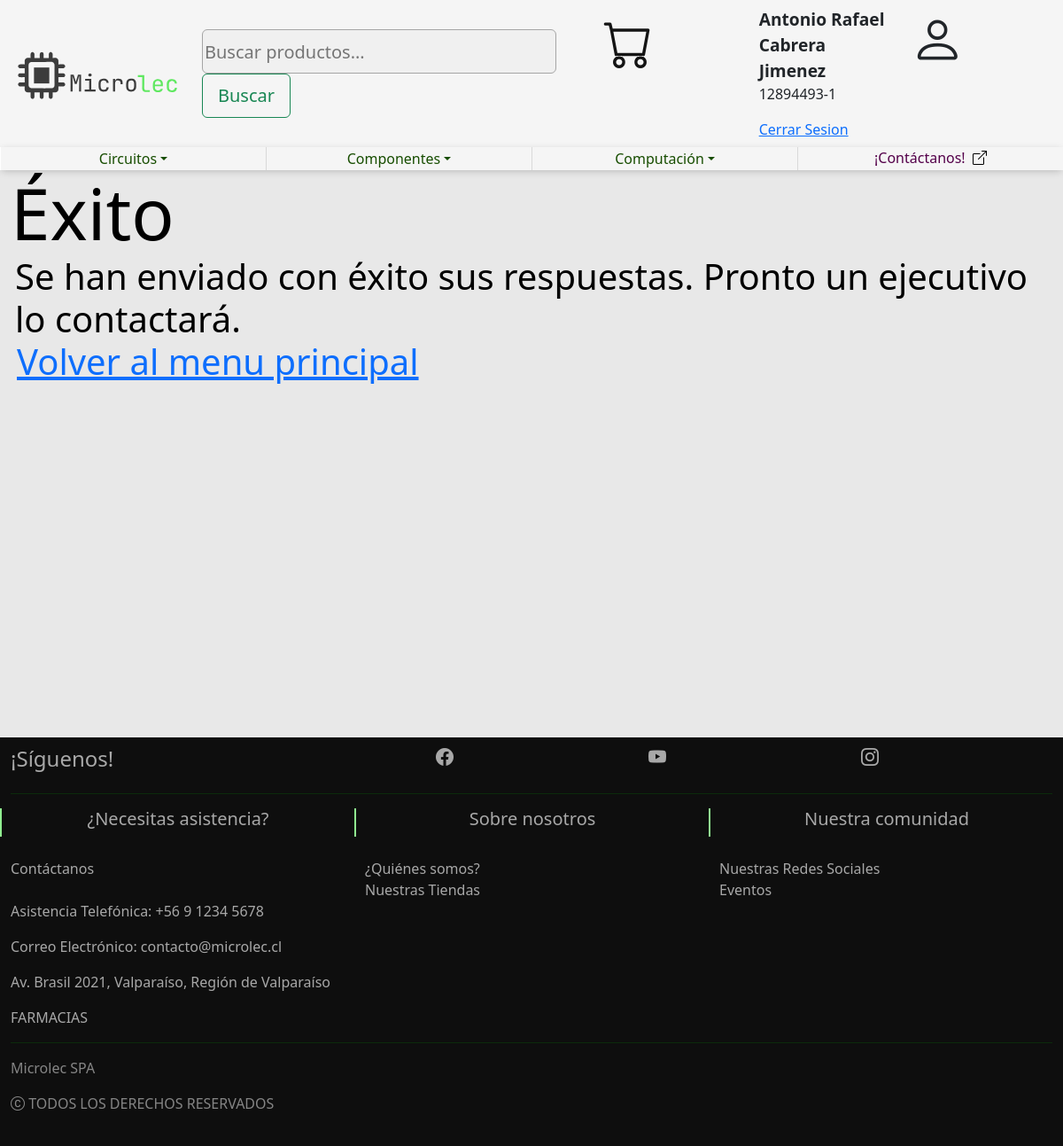
The app's page /contact/success/ (signed in) with its own data.
### user_management/models.py (models this page shows, shortened)
class User(AbstractBaseUser):
    email = models.EmailField(unique=True)
    names = models.CharField(max_length=255)
    lnames = models.CharField(max_length=255)
    run = models.CharField(max_length=255, unique=True)
    salt = models.CharField(max_length=32, blank=True)
    password_hash = models.CharField(max_length=64, blank=True)
    is_active = models.BooleanField(default=True)
    is_staff = models.BooleanField(default=False)
    objects = UserManager()
    USERNAME_FIELD = 'email'
    REQUIRED_FIELDS = ['name']

### contact/views.py (the view)
# urls.py: path('success/', views.success, name='success'),
def success(request):
    return render(request, 'contact.complete.html')

### templates/contact.complete.html (shortened to what this page needs)
<!DOCTYPE html>
<html lang="es">
<head>
    {% load static %}
    <link rel="stylesheet" type='text/css' href="{% static 'contact/css/contact.complete.css' %}">
    <link rel="stylesheet" type='text/css' href="{% static 'css/navbar-defaults.css' %}">
    <link rel="stylesheet" type='text/css' href="{% static 'css/footer-defaults.css' %}">
    <link rel="stylesheet" type='text/css' href="{% static 'css/defaults.css' %}">
    <link href="https://cdn.jsdelivr.net/npm/bootstrap@5.3.3/dist/css/bootstrap.min.css" rel="stylesheet">
    <link rel="stylesheet" href="https://cdn.jsdelivr.net/npm/bootstrap-icons@1.11.3/font/bootstrap-icons.min.css">
</head>
<body>
    {% include 'navbar_base.html' %}
    <main>
        <div class="container-fluid" id="content-container">
            <div class="row">
                <div class="col-sm text-left success-title display-1">
                    Éxito
                </div>
            </div>
            <div class="row text-left success-desc display-6">
                Se han enviado con éxito sus respuestas. Pronto un ejecutivo lo contactará.
            </div>
            <div class="row text-left success-inv display-6">
                <a href="/">Volver al menu principal</a>
            </div>
        </div>
    </main>
    {% include 'footer_base.html' %}
</body>
</html>

### templates/navbar_base.html (shortened to what this page needs)
{% load static %}
<header>
    <nav class="navbar navbar-expand-sm">
        <div class="container-fluid">
            <a href="{% url 'index' %}" class="navbar-brand">
                <img src="{% static 'resources/brand.svg' %}"
                     class="img-fluid"
                     alt="Navbar Brand" height="" width="">
            </a>
            <form class="justify-content-center needs-validation"
                  id="search-form"
                  novalidate>
                <input type="form-control input-lg search"
                       id="search-form-input"
                       placeholder="Buscar productos..."
                       aria-label="Search"
                       required>
                <button class="btn btn-outline-success my-2 my-sm-0"
                        type="submit"
                        id="submit-btn__search-form">Buscar</button>
            </form>
            <div id="main-nav-items" class="justify-content-right">
                <ul class="navbar-nav">
                    <li class="navbar-item" id="cart-item">
                        <span class="icon-container"
                              data-bs-toggle="tooltip"
                              data-bs-placement="bottom"
                              title="Carro">
                            <a href="{% url 'cart' %}" class="nav-link nav-ico cart-ico">
                                <i class="bi bi-cart h4"></i>
                            </a>
                        </span>
                    </li>
                    {% if user.is_authenticated %}
                        <div class="container">
                            <div class="row" id="profile-container">
                                <li class="navbar-items align-self-center col" id="logged-usernames">
                                    <p id="usernames">{{ user.names }} {{ user.lnames }}</p>
                                    <p id="run">{{ user.run }}</p>
                                </li>
                                <li class="navbar-item col" id="login-item">
                                    <span class="icon-container"
                                          data-bs-toggle="tooltip"
                                          data-bs-placement="bottom"
                                          title="Perfil">
                                        <i class="bi bi-person h3"></i>
                                    </span>
                                </li>
                            </div>
                            <div class="row">
                                <a href="{% url 'logout' %}">Cerrar Sesion</a>
                            </div>
                        </div>
                    {% endif %}
                </ul>
            </div>
        </div>
    </nav>
    <div class="container-fluid navbar-sub" id="navbar-items">
        <div class="row">
            <div class="col-3 text-center border-right border-white subnav-item">
                <div class="dropdown-center">
                    <button class="btn-block subnav-btn dropdown-toggle"
                            type="button"
                            id="circuitos-dropdown"
                            data-bs-toggle="dropdown"
                            aria-haspopup="true"
                            aria-expanded="false"
                            disabled>Circuitos</button>
                </div>
            </div>
            <div class="col-3 text-center subnav-item">
                <div class="dropdown-center">
                    <button class="btn-block subnav-btn dropdown-toggle"
                            type="button"
                            id="circuitos-dropdown"
                            data-bs-toggle="dropdown"
                            aria-haspopup="true"
                            aria-expanded="false"
                            disabled>Componentes</button>
                </div>
            </div>
            <div class="col-3 text-center subnav-item">
                <div class="dropdown-center">
                    <button class="btn-block subnav-btn dropdown-toggle"
                            type="button"
                            id="circuitos-dropdown"
                            data-bs-toggle="dropdown"
                            aria-haspopup="true"
                            aria-expanded="false"
                            disabled>Computación</button>
                </div>
            </div>
            <div class="col-3 text-center subnav-item" id="contact-form-link">
                <a href="{% url 'contact' %}" id="contact-btn">¡Contáctanos!&nbsp</a>
                <i class="bi bi-box-arrow-up-right"></i>
            </div>
        </div>
    </div>
</header>

### contact/static/contact/css/contact.complete.css (style rules this page uses)
.success-desc { margin-left: 5px !important; }
.success-inv { margin-left: -5px !important; }
#content-container { padding-bottom: 50vh; }

### static/css/navbar-defaults.css (style rules this page uses)
.navbar-brand img { max-width: 200px; max-height: 200px }
.navbar { background-color: #f5f5f5; margin-bottom: 0; }
.navbar-sub { background-color: whitesmoke; color: black; }
#usernames { margin-bottom: 0px; }
.nav-ico i { color: rgb(20, 20, 20); }
#search-form-input { border-radius: 6px; background-color: #f0f0f0; color: rgb(0, 0, 0); outline: none; border: 1px solid rgb(165, 165, 165); height: 37px; }
.subnav-btn { background-color: whitesmoke !important; border: none !important; color: rgb(23, 77, 0) !important; }
.subnav-item { border-left: 1px solid #d9d9d9; }
#navbar-items { box-shadow: 0px 2px 10px -2px rgba(0,0,0,0.25); z-index: 10; position: relative; }
#contact-btn { text-decoration: none; color: #54004a; cursor: pointer; }
#contact-form-link { cursor: pointer; }
#search-form input { width: 400px; height: 50px; font-size: 20px; }
#search-form button { width: 100px; height: 50px; bottom: 10px; font-size: 20px; }
.cart-ico { margin-right: 100px !important; }
#login-item i { font-size: 60px; }
#cart-item i { font-size: 55px; }
#usernames { font-weight: bold; font-size: 120%; }

### static/css/footer-defaults.css (style rules this page uses)
footer, main::after { height: 160px; }

### static/css/defaults.css (style rules this page uses)
main { background-color: rgb(232, 232, 232); overflow-y: hidden; overflow-x: hidden; color: black; margin-bottom: -160px; }
main::after { content: ""; display: block; }

### records on screen
User: names "Antonio Rafael", lnames "Cabrera Jimenez", run "12894493-1"
